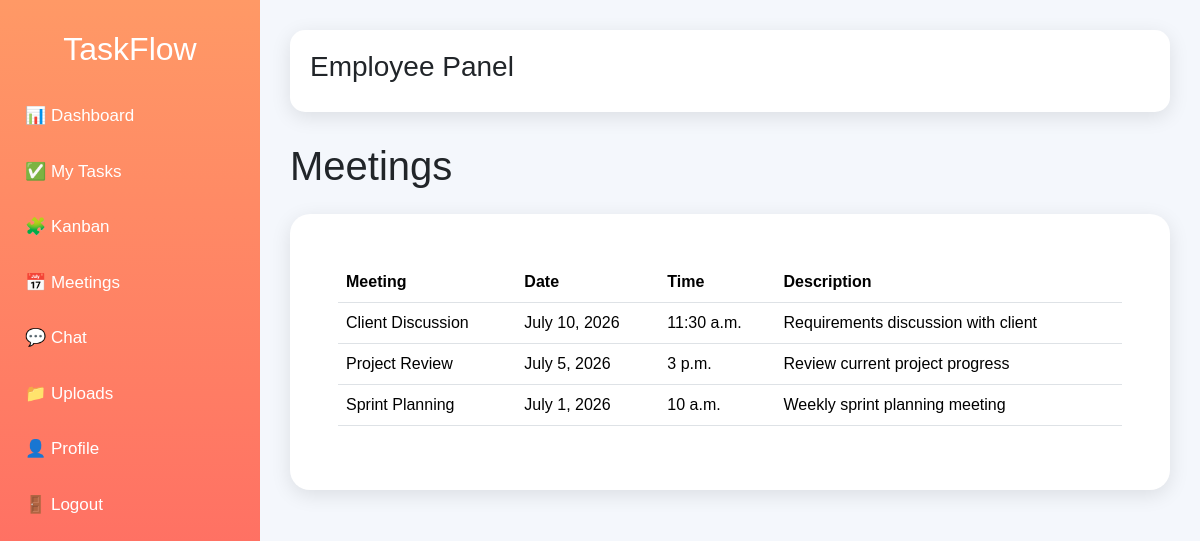
The page /employee-meetings/ on the database its author committed.
### productivity/models.py (models this page shows, shortened)
class Meeting(models.Model):
    title = models.CharField(max_length=200)
    date = models.DateField()
    time = models.TimeField()
    description = models.TextField()
    created_at = models.DateTimeField(auto_now_add=True)

### productivity/views.py (the view)
def employee_meetings(request):
    meetings = Meeting.objects.all().order_by('-date')
    return render(
        request,
        'employee/meetings.html',
        {
            'meetings': meetings
        }
    )

### productivity/templates/employee/meetings.html
{% extends 'base/employee_base.html' %}
{% block content %}
<h1 class="mb-4">
Meetings
</h1>
<div class="card p-5">
<table class="table table-hover">
<thead>
<tr>
<th>
Meeting
</th>
<th>
Date
</th>
<th>
Time
</th>
<th>
Description
</th>
</tr>
</thead>
<tbody>
{% for meeting in meetings %}
<tr>
<td>
{{ meeting.title }}
</td>
<td>
{{ meeting.date }}
</td>
<td>
{{ meeting.time }}
</td>
<td>
{{ meeting.description }}
</td>
</tr>
{% empty %}
<tr>
<td colspan="4" class="text-center">
No Meetings Scheduled
</td>
</tr>
{% endfor %}
</tbody>
</table>
</div>
{% endblock %}

### productivity/static/css/style.css (style rules this page uses)
body { margin: 0; font-family: Arial, sans-serif; background: #f4f7fc; }

### productivity/static/css/employee.css (style rules this page uses)
body { margin: 0; padding: 0; font-family: Arial, sans-serif; background: #f4f7fc; }
.card { border: none; border-radius: 20px; box-shadow: 0 5px 20px rgba(0,0,0,0.1); }

### rows shown on the page
Meeting: title "Client Discussion", date "July 10, 2026", time "11:30 a.m.", description "Requirements discussion with client"
Meeting: title "Project Review", date "July 5, 2026", time "3 p.m.", description "Review current project progress"
Meeting: title "Sprint Planning", date "July 1, 2026", time "10 a.m.", description "Weekly sprint planning meeting"
